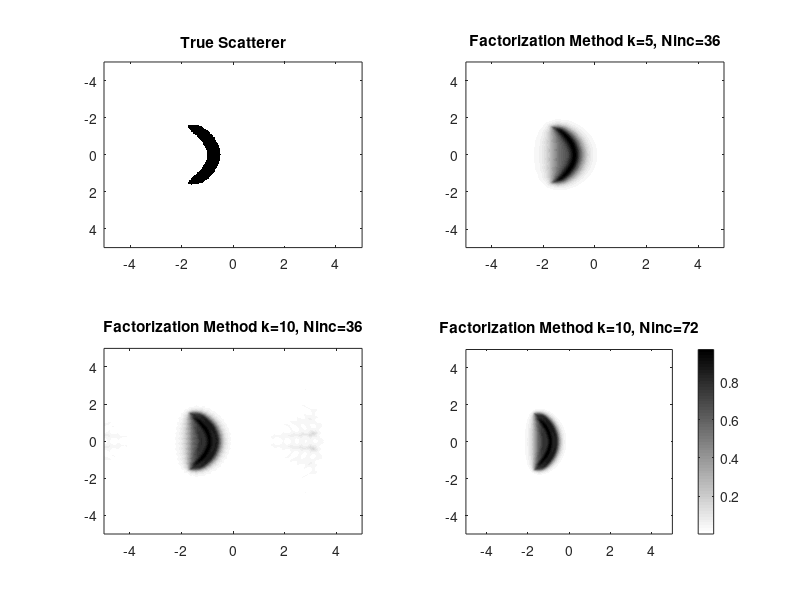

This figure's MATLAB source: (Note: this script raises an error after producing the figure.)

% Plot reconstruction of the 'boomerang' inhomogeneity, for
% different values of k and Ninc

%% True scatterer
c = 1.6;   
a = 0.8; 
inhom = @(x,y) 10*(((c*x + 2*a/c*y.^2).^2+y.^2 ) <= c^2 & (x+2.5).^2 + y.^2 <=4);

%% Parameters
Nx = 301;
xmax = 5;
x = linspace(-xmax,xmax, Nx);
M = inhom(x,x');
Mn = M/max(M(:));

%% Figure
hFig = figure

ax1 = subplot(2, 2, 1);  
imagesc(x,x,Mn);
colormap(gca, 1-gray); 
title('True Scatterer');

ax2 = subplot(2, 2, 2);  
p1 = load('FM_boomerang_s=0,7_k=5.mat');
norm1 = max(abs(p1.W2(:)));
contourf(x, x, p1.W2./norm1, 30, 'LineColor', 'none');
colormap(ax2,1-gray)
title('Factorization Method k=5, Ninc=36');


ax3 = subplot(2, 2, 3);  
p2 = load('FM_boomerang_s=0,7_k=10_N=36.mat');
norm2 = max(abs(p2.W2(:)));
contourf(x, x, p2.W2./norm2, 30, 'LineColor', 'none');
colormap(ax3,1-gray)
title('Factorization Method k=10, Ninc=36');


ax4 = subplot(2, 2, 4); 
p5 = load('FM_boomerang_s=0,7_k=10_N=72.mat');
norm5 = max(abs(p5.W2(:)));
contourf(x, x, p5.W2./norm5, 30, 'LineColor', 'none');
colormap(ax4,1-gray)
title('Factorization Method k=10, Ninc=72')

cb = colorbar(ax4);
cb.Position(1) = ax4.Position(1) + ax4.Position(3) + 0.01;
cb.Position(2) = ax3.Position(2);
cb.Position(4) = ax2.Position(2) + ax2.Position(4) - ax3.Position(2);


% filename = sprintf('fig_boomerang.png');
% exportgraphics(hFig, filename, 'Resolution', 300);
